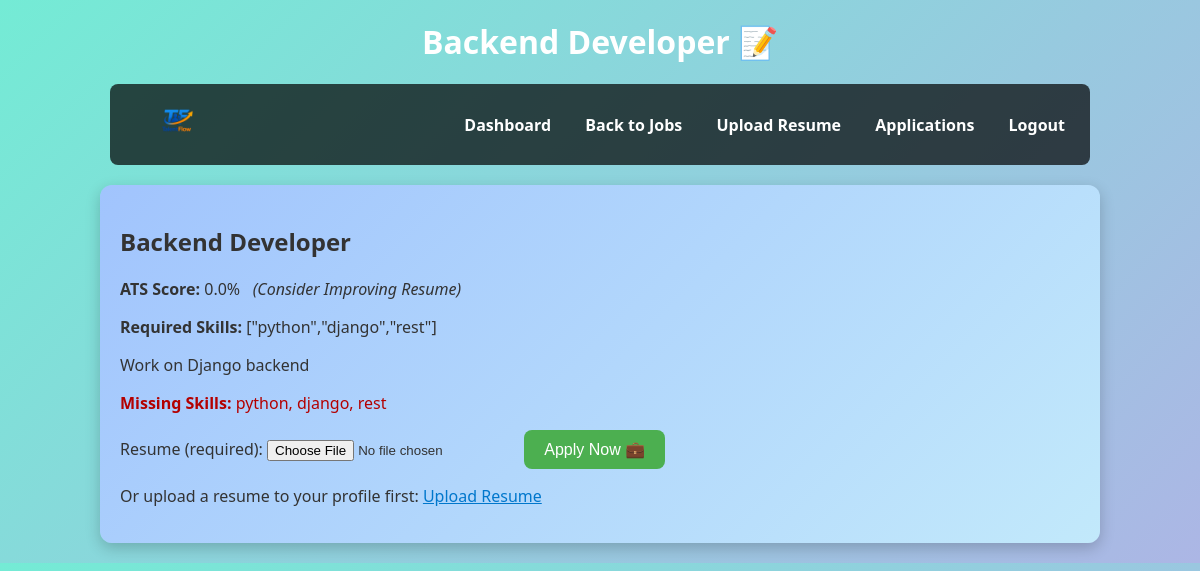
/job/1/ (signed in), run on the app's committed database.
### userapp/models.py (models this page shows)
class Job(models.Model):
    recruiter = models.ForeignKey(User, on_delete=models.CASCADE, null=True, blank=True)
    title = models.CharField(max_length=200)
    description = models.TextField()
    required_skills = models.TextField(default='[]')  # JSON string
    min_cgpa = models.FloatField(default=0)
    min_experience = models.FloatField(default=0)
    required_certifications = models.TextField(default='[]')  # JSON string
    application_link = models.URLField(blank=True, default='')
    def get_required_skills(self):
        return json.loads(self.required_skills)
    def get_required_certifications(self):
        return json.loads(self.required_certifications)

### userapp/views.py (the view)
# urls.py: path('job/<int:job_id>/', views.view_job, name='view_job'),
@login_required
def view_job(request, job_id):
    job = get_object_or_404(Job, id=job_id)
    try:
        profile = request.user.profile
    except Exception:
        profile = None
    already_applied = Application.objects.filter(user=request.user, job=job, status='applied').exists()
    app = None
    try:
        app = Application.objects.filter(user=request.user, job=job, status='applied').first()
    except Exception:
        app = None
    score = calculate_ats_score(profile, job, resume_file=(app.resume if app else None)) if profile else 0
    breakdown = get_skill_match(profile, job, resume_file=(app.resume if app else None)) if profile else {'matched': [], 'missing': [], 'used_resume': False}
    recommendation = "Apply" if score >= 70 else "Consider Improving Resume"
    return render(request, 'view_jobs.html', {
        'job': job,
        'already_applied': already_applied,
        'score': score,
        'recommendation': recommendation,
        'matched_skills': breakdown['matched'],
        'missing_skills': breakdown['missing'],
        'used_resume': breakdown['used_resume']
    })

### userapp/models.py (called while the page is built)
    def get_skills(self):
        return json.loads(self.skills)

    def get_certifications(self):
        return json.loads(self.certifications)

### userapp/templates/view_jobs.html (shortened to what this page needs)
{% load static %}
<!DOCTYPE html>
<html>
<head>
    <link rel="stylesheet" href="{% static 'style.css' %}">
</head>
<body>
<h1>{{ job.title }} 📝</h1>
<nav style="display:flex; justify-content:space-between; align-items:center;">
    <div style="display:flex; align-items:center; gap:12px;">
        <a href="{% url 'index' %}" title="TalentFlow">
            <img src="{% static 'images/logo.png' %}" alt="TalentFlow Logo" style="height:56px; border-radius:6px;">
        </a>
    </div>
    <div>
        <a href="{% url 'student_dashboard' %}">Dashboard</a>
        <a href="{% url 'view_jobs' %}">Back to Jobs</a>
        <a href="{% url 'upload_resume' %}">Upload Resume</a>
        <a href="{% url 'student_applications' %}">Applications</a>
        <a href="{% url 'logout' %}">Logout</a>
    </div>
</nav>
<div class="card" style="background: linear-gradient(135deg, #a1c4fd, #c2e9fb);">
    <h2>{{ job.title }}</h2>
    <p><strong>ATS Score:</strong> {{ score }}% &nbsp; <em>({{ recommendation }})</em></p>
    <p><strong>Required Skills:</strong> {{ job.required_skills }}</p>
    <p>{{ job.description }}</p>
    {% if missing_skills %}
        <p style="color:#b30000;"><strong>Missing Skills:</strong> {{ missing_skills|join:", " }}</p>
    {% else %}
        <p style="color:#006600;"><strong>Skills:</strong> All required skills matched ✅</p>
    {% endif %}
    {% if already_applied %}
        <button disabled>Already Applied ✅</button>
    {% else %}
        {% if job.application_link %}
            <a href="{% url 'apply_external' job.id %}" target="_blank">Apply Externally</a>
        {% else %}
            <form method="POST" action="{% url 'apply_job' job.id %}" enctype="multipart/form-data">
                <label>Resume (required):</label>
                <input type="file" name="resume" required>
                <input type="submit" value="Apply Now 💼">
            </form>
            <div>
                <p>Or upload a resume to your profile first: <a href="{% url 'upload_resume' %}">Upload Resume</a></p>
            </div>
        {% endif %}
    {% endif %}
</div>
</body>
</html>

### userapp/static/style.css (style rules this page uses)
body { font-family: 'Segoe UI', Tahoma, Geneva, Verdana, sans-serif; background: linear-gradient(135deg, #74ebd5 0%, #ACB6E5 100%); margin: 0; padding: 0; color: #333; }
h1 { text-align: center; color: #fff; margin-top: 20px; }
nav { background-color: rgba(0, 0, 0, 0.7); padding: 10px; text-align: center; border-radius: 8px; margin: 10px auto; width: 80%; }
nav a { color: #fff; margin: 0 15px; text-decoration: none; font-weight: bold; }
.card { background-color: rgba(255, 255, 255, 0.9); margin: 20px auto; padding: 20px; width: 80%; border-radius: 12px; box-shadow: 0 5px 15px rgba(0,0,0,0.2); }
button, input[type="submit"] { background-color: #4CAF50; color: white; border: none; padding: 10px 20px; border-radius: 8px; cursor: pointer; font-size: 16px; }
a { color: #0077cc; }

### data on the page
Job: title "Backend Developer", required_skills "[\"python\",\"django\",\"rest\"]", description "Work on Django backend"

### other printed values
{{ score }} "0.0"
{{ recommendation }} "Consider Improving Resume"
{{ missing_skills|join:", " }} "python, django, rest"
